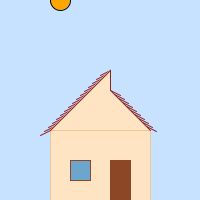
Frame 1 (no input)
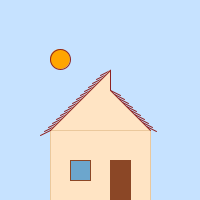
Frame 60 (the mouse pressed at the canvas centre just before this capture)
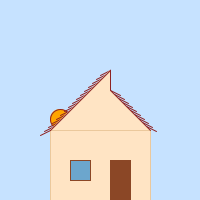
Frame 120 (the mouse held since frame 60 and released just before this capture)

The Processing sketch that drew these frames (run headless with seeded random() and noise(); from frame 60 on, the mouse is pressed at the canvas centre):

// Processing sketch: processing_97091
// ── processing_97091.pde

int x=40;
int ysol=0;
void setup ()
{
  size (200, 200);
}
void draw () {

  background (198, 226, 255); 
  fill (255, 165, 0);
  ellipse (60, ysol, 20, 20);
  ysol=ysol+1;

  fill (255, 228, 196);
  stroke (235, 200, 156);
  rect (50, 130, 100, 70);
  stroke (142, 35, 35);
  line (110, 70, 110, 90);
  int x=40;
  stroke (142, 35, 35);
  while (x<104) {
    line(x, 175-x, x+10, 170-x);
    x=x+4;
  }
  x=40;
  while (x>0) {
    line(160-x, 135-x, 150-x, 130-x);
    x=x-4;
  }
  stroke (139, 71, 38);
  fill (108, 166, 205);
  rect (70, 160, 20, 20);
  if ((mouseX>110)&&(mouseX<130)&&(mouseY>160)) {
    fill(255);
  } 
  else {
    fill (139, 71, 38);
  }
  rect (110, 160, 20, 40);
  fill (255, 228, 196);
  stroke (142, 35, 35);
  beginShape();
  vertex(50, 130);
  vertex(110, 70);
  vertex(110, 90);
  vertex(150, 130);
  endShape();
}
